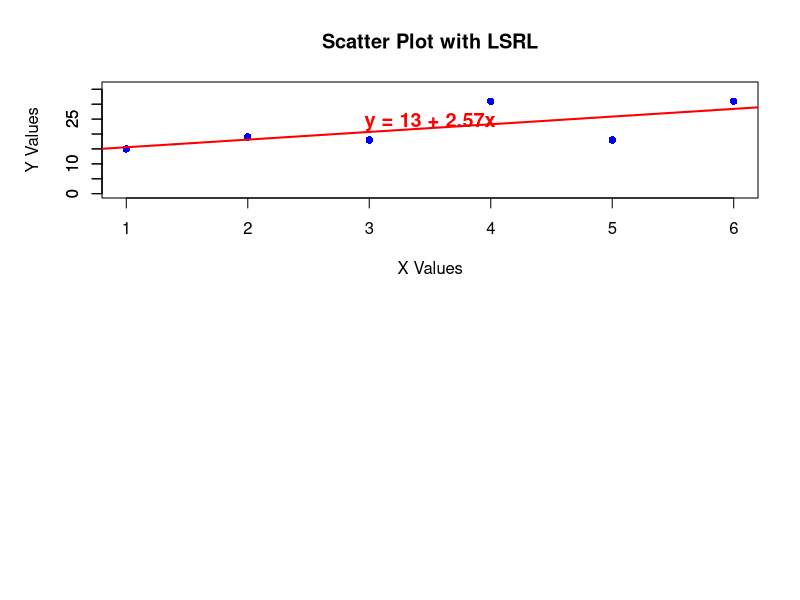

The R source for this figure: (Note: this script raises an error after producing the figure.)
# Define the data points
x <- c(1,2,3,4,5,6)
y <- c(15,19,18,31,18,31)

# Create a linear regression model
model <- lm(y ~ x)

# Print the summary of the model in the terminal
print(summary(model))

# Extract slope (coefficient for x) and intercept
intercept <- coef(model)[1]
slope <- coef(model)[2]

# Find a better position for the equation (midpoint of regression line)
mid_x <- mean(range(x))  # Midpoint of x-values
mid_y <- intercept + slope * mid_x  # Predicted y-value at midpoint

# Adjust plotting layout for better visibility
par(mfrow = c(2, 1), mar = c(5, 5, 4, 2) + 0.1)  # 2 rows, 1 column

# Plot scatter plot with regression line
plot(x, y, main = "Scatter Plot with LSRL", xlab = "X Values", ylab = "Y Values", pch = 16, col = "blue",
     ylim = c(0, max(y) + 5))  # Set vertical axis starting from 0, counting by 5
axis(2, seq(0, max(y) + 5, by = 5))  # Manually set y-axis ticks at intervals of 5
abline(model, col = "red", lwd = 2)  # Add regression line

# Display equation near the regression line
eq_text <- paste0("y = ", round(intercept, 2), " + ", round(slope, 2), "x")
text(mid_x, mid_y + 2, eq_text, col = "red", cex = 1.2, font = 2)  # Shift text slightly above the line

# Plot residuals with x-axis at y = 0
plot(x, residuals, main = "Residual Plot", xlab = "X Values", ylab = "Residuals", pch = 16, col = "blue",
     ylim = c(floor(min(residuals)), ceiling(max(residuals))), axes = FALSE)  # Disable default axes
axis(2, seq(floor(min(residuals)), ceiling(max(residuals)), by = 1))  # Y-axis ticks by 1
axis(1, at = x, pos = 0)  # Force x-axis to be at y = 0
abline(h = 0, col = "black", lwd = 2)  # Draw reference line at y = 0

# Reset plotting layout
par(mfrow = c(1, 1))
